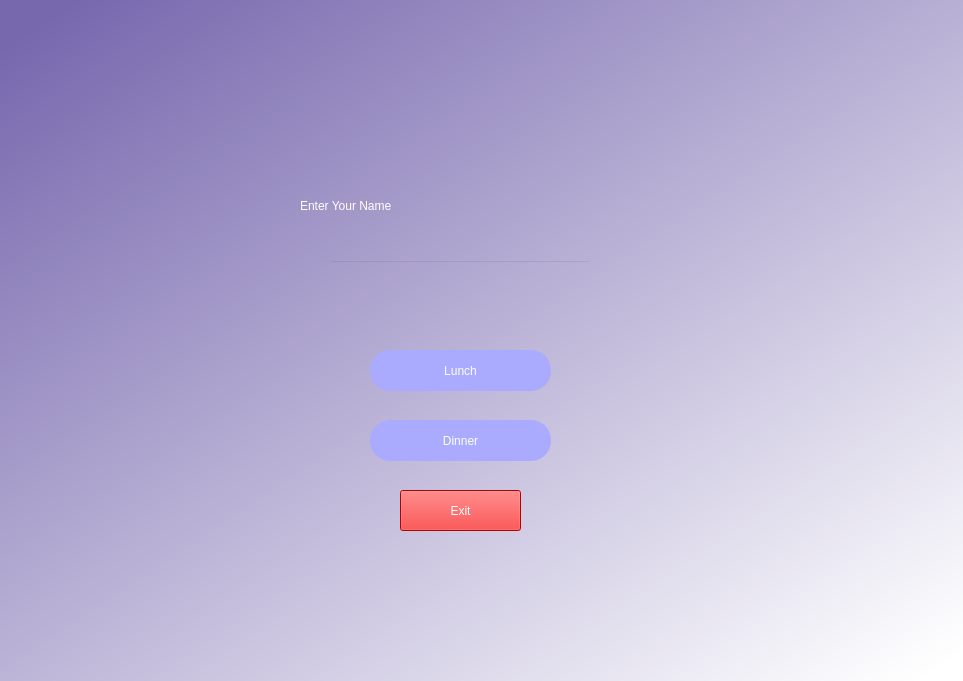
<?xml version="1.0" encoding="UTF-8"?>
<ui version="4.0">
 <class>Dialog</class>
 <widget class="QDialog" name="Dialog">
  <property name="geometry">
   <rect>
    <x>0</x>
    <y>0</y>
    <width>963</width>
    <height>681</height>
   </rect>
  </property>
  <property name="windowTitle">
   <string>Food Recomendation System</string>
  </property>
  <widget class="QWidget" name="widget" native="true">
   <property name="geometry">
    <rect>
     <x>0</x>
     <y>0</y>
     <width>963</width>
     <height>681</height>
    </rect>
   </property>
   <property name="autoFillBackground">
    <bool>false</bool>
   </property>
   <property name="styleSheet">
    <string notr="true">QWidget#widget{background-color:qlineargradient(spread:pad, x1:0.068, y1:0.0109091, x2:1, y2:1, stop:0 rgba(119, 104, 174, 255), stop:0.977273 rgba(255, 255, 255, 255))}
</string>
   </property>
   <widget class="QLabel" name="label">
    <property name="enabled">
     <bool>true</bool>
    </property>
    <property name="geometry">
     <rect>
      <x>300</x>
      <y>170</y>
      <width>351</width>
      <height>71</height>
     </rect>
    </property>
    <property name="styleSheet">
     <string notr="true">font: 75 italic 36pt &quot;Palatino Linotype&quot;;
color: rgb(255, 255, 255);
alternate-background-color: rgb(255, 255, 255);
</string>
    </property>
    <property name="text">
     <string>Enter Your Name</string>
    </property>
    <property name="textFormat">
     <enum>Qt::PlainText</enum>
    </property>
   </widget>
   <widget class="QPushButton" name="lunchbtn">
    <property name="geometry">
     <rect>
      <x>370</x>
      <y>350</y>
      <width>181</width>
      <height>41</height>
     </rect>
    </property>
    <property name="styleSheet">
     <string notr="true">border-radius:20px;
font: 14pt &quot;Palatino Linotype&quot;;
color: rgb(255, 255, 255);
background-color: rgb(170, 170, 255);</string>
    </property>
    <property name="text">
     <string>Lunch</string>
    </property>
   </widget>
   <widget class="QPushButton" name="dinnerbtn">
    <property name="geometry">
     <rect>
      <x>370</x>
      <y>420</y>
      <width>181</width>
      <height>41</height>
     </rect>
    </property>
    <property name="styleSheet">
     <string notr="true">border-radius:20px;
font: 14pt &quot;Palatino Linotype&quot;;
color: rgb(255, 255, 255);
background-color: rgb(170, 170, 255);</string>
    </property>
    <property name="text">
     <string>Dinner</string>
    </property>
   </widget>
   <widget class="QLineEdit" name="nametxt">
    <property name="geometry">
     <rect>
      <x>330</x>
      <y>260</y>
      <width>261</width>
      <height>41</height>
     </rect>
    </property>
    <property name="styleSheet">
     <string notr="true">color: rgb(255, 255, 255);
font: 75 13pt &quot;Palatino Linotype&quot;;
background-color: rgba(0,0,0,0);</string>
    </property>
   </widget>
   <widget class="QPushButton" name="exit">
    <property name="geometry">
     <rect>
      <x>400</x>
      <y>490</y>
      <width>121</width>
      <height>41</height>
     </rect>
    </property>
    <property name="styleSheet">
     <string notr="true">background-color: rgb(255, 0, 0);
color: rgb(255, 255, 255);
font: 12pt &quot;Palatino Linotype&quot;;</string>
    </property>
    <property name="text">
     <string>Exit</string>
    </property>
   </widget>
  </widget>
 </widget>
 <resources/>
 <connections/>
</ui>
